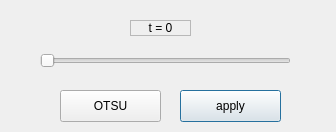
<?xml version="1.0" encoding="UTF-8"?>
<ui version="4.0">
 <class>dlgBinarization</class>
 <widget class="QDialog" name="dlgBinarization">
  <property name="geometry">
   <rect>
    <x>0</x>
    <y>0</y>
    <width>336</width>
    <height>132</height>
   </rect>
  </property>
  <property name="windowTitle">
   <string>Binarization</string>
  </property>
  <widget class="QPushButton" name="btnApply">
   <property name="geometry">
    <rect>
     <x>180</x>
     <y>90</y>
     <width>101</width>
     <height>32</height>
    </rect>
   </property>
   <property name="text">
    <string>apply</string>
   </property>
   <property name="default">
    <bool>true</bool>
   </property>
  </widget>
  <widget class="QSlider" name="horizontalSlider">
   <property name="geometry">
    <rect>
     <x>40</x>
     <y>50</y>
     <width>251</width>
     <height>22</height>
    </rect>
   </property>
   <property name="orientation">
    <enum>Qt::Horizontal</enum>
   </property>
  </widget>
  <widget class="QLabel" name="lblM">
   <property name="geometry">
    <rect>
     <x>130</x>
     <y>20</y>
     <width>61</width>
     <height>16</height>
    </rect>
   </property>
   <property name="frameShape">
    <enum>QFrame::StyledPanel</enum>
   </property>
   <property name="frameShadow">
    <enum>QFrame::Sunken</enum>
   </property>
   <property name="lineWidth">
    <number>1</number>
   </property>
   <property name="midLineWidth">
    <number>0</number>
   </property>
   <property name="text">
    <string>t = 0</string>
   </property>
   <property name="textFormat">
    <enum>Qt::AutoText</enum>
   </property>
   <property name="scaledContents">
    <bool>false</bool>
   </property>
   <property name="alignment">
    <set>Qt::AlignCenter</set>
   </property>
   <property name="wordWrap">
    <bool>false</bool>
   </property>
   <property name="margin">
    <number>0</number>
   </property>
  </widget>
  <widget class="QPushButton" name="btnOtsu">
   <property name="geometry">
    <rect>
     <x>60</x>
     <y>90</y>
     <width>101</width>
     <height>32</height>
    </rect>
   </property>
   <property name="text">
    <string>OTSU</string>
   </property>
  </widget>
 </widget>
 <resources/>
 <connections/>
</ui>
